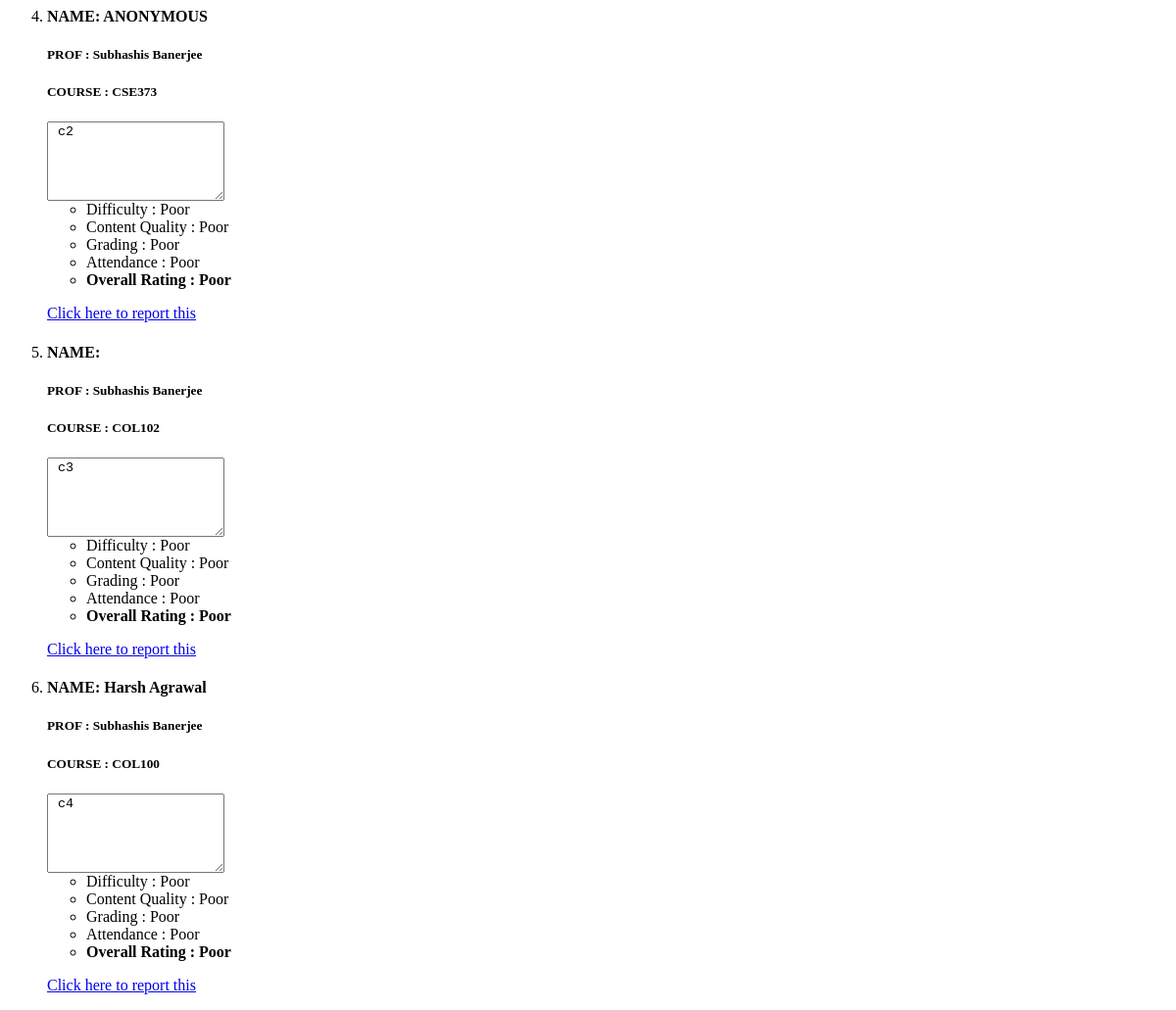
Before: /rate/profs/1/ (lower part) with the older database file.
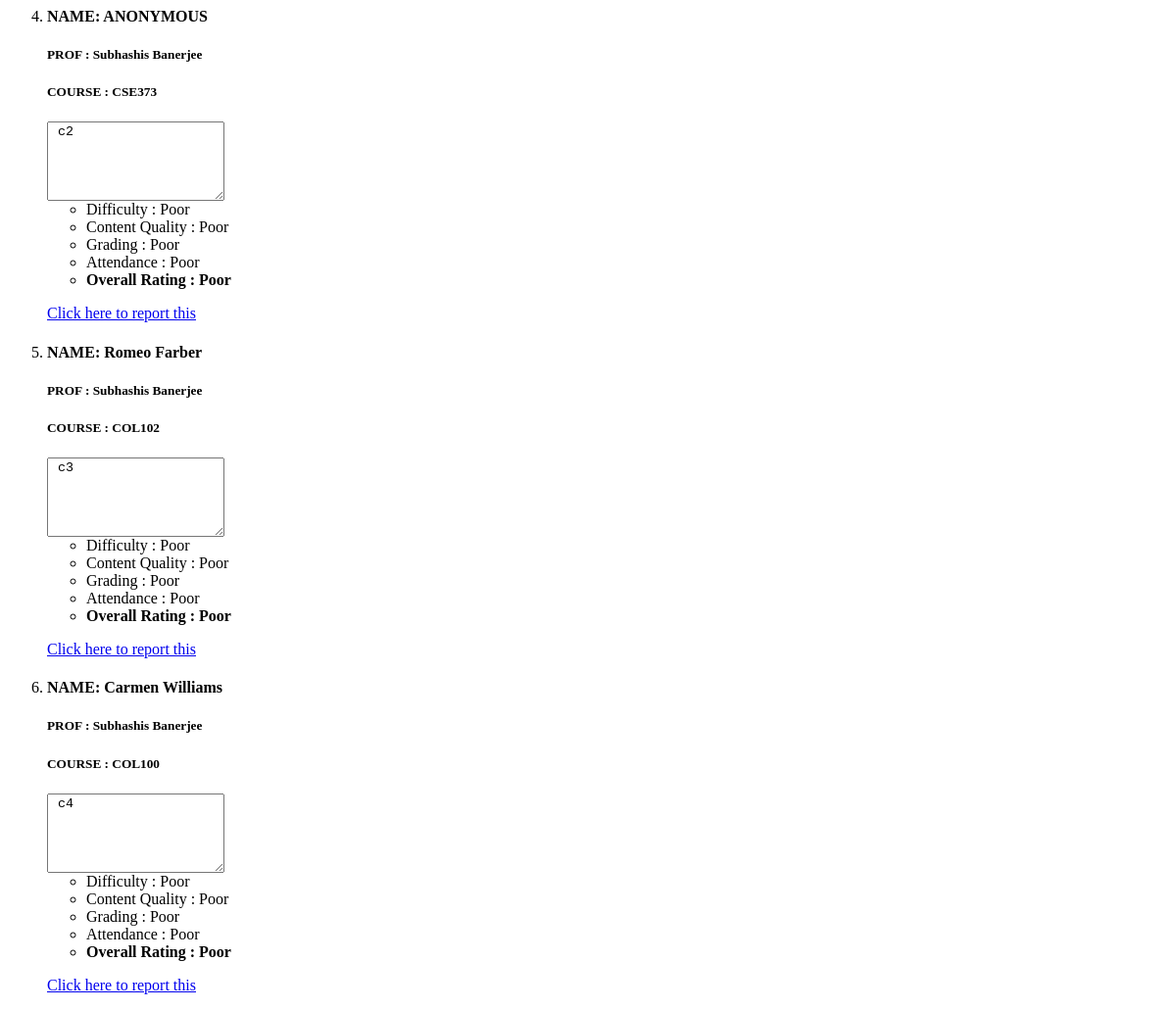
After: the same page with the newer database file.
### rate/models.py (models this page shows, shortened)
class Review(models.Model):
    RatingChoices = (
        (0, "Poor"),
        (1, "Bad"),
        (2, "Average"),
        (3, "Above Average"),
        (4, "Good"),
        (5, "Excellent"),
    )
    user = models.ForeignKey(User, on_delete=models.CASCADE,null=True,blank=True)
    timestamp = models.DateTimeField(auto_now=True, auto_now_add=False,null=True)
    comment = models.TextField(max_length=4096)
    isAnonymous = models.BooleanField(default=False,verbose_name="Remain Anonymous?")
    prof = models.ForeignKey("Profs", on_delete=models.CASCADE,null=True)
    course = models.ForeignKey("Courses", on_delete=models.CASCADE,null=True)
    difficulty = models.IntegerField(choices = RatingChoices,default=0)
    content_quality =models.IntegerField(choices = RatingChoices,default=0)
    grading = models.IntegerField(choices = RatingChoices,default=0)
    attendance = models.IntegerField(choices = RatingChoices,default=0)
    overall_rating =models.IntegerField(choices = RatingChoices,default=0)

class Profs(models.Model):
    dept = models.ForeignKey("Dept", on_delete=models.CASCADE)
    name = models.CharField(max_length=100)
    email = models.EmailField(max_length=254)
    webpage = models.URLField(max_length=200)

class Courses(models.Model):
    dept = models.ForeignKey("Dept", on_delete=models.CASCADE)
    title = models.CharField(max_length=100)
    code = models.CharField(max_length=10)

### rate/views.py (the view)
# urls.py: url(r'^profs/(?P<pk>[0-9]+)/$', ProfPage, name="p_data"),
def ProfPage(request, pk):
    prof_data = get_object_or_404(Profs,pk=pk)
    return render(request=request, template_name="prof/prof_page.html", context={"prof_data": prof_data, "reviews": prof_data.review_set.all(),"id":pk})

### rate/templates/prof/prof_page.html (shortened to what this page needs)
{% extends '../detail.html' %}

### rate/templates/display_review.html
        <li>
            {% if review.isAnonymous %}
                <h4> NAME: ANONYMOUS </h4>
            {% else %}
                <h4> NAME: {{review.user.first_name}} {{review.user.last_name}}
            {% endif %}
            {% if review.prof is not None %}
            <h5> PROF : {{review.prof.name}} </h5>
            {% endif %}
            {% if review.course is not None %}
            <h5> COURSE : {{review.course.code}} </h5>
            {% endif %}
             <textarea name="text" wrap="hard" rows="5" cols="20" readonly > {{review.comment}} </textarea>
            <div class = "ratings">
                <ul>
                    <li> Difficulty : {{review.get_difficulty_display}}
                    <li> Content Quality : {{review.get_content_quality_display}}
                    <li> Grading : {{review.get_grading_display}}
                    <li> Attendance : {{review.get_attendance_display}}
                    <li> <b> Overall Rating : {{review.get_overall_rating_display}} </b>
                </ul>
            </div>
            {% if review.user != user %}
            <p> <a href = {% url 'report' review.id%}> Click here to report this </a></p>
            {% endif %}

Changed rows visible on the page:
changed Review "COL102": user.first_name (not shown) → "Romeo"; user.last_name (not shown) → "Farber"
changed Review "COL100": user.first_name "Harsh" → "Carmen"; user.last_name "Agrawal" → "Williams"
